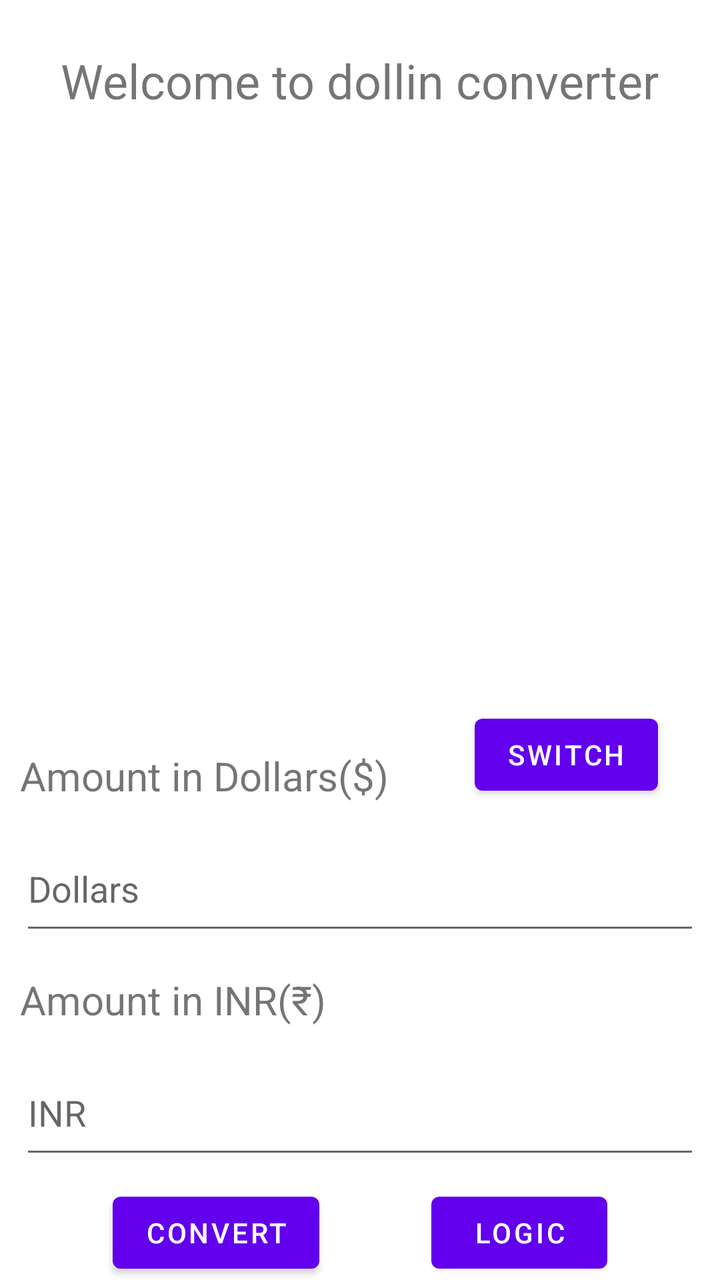
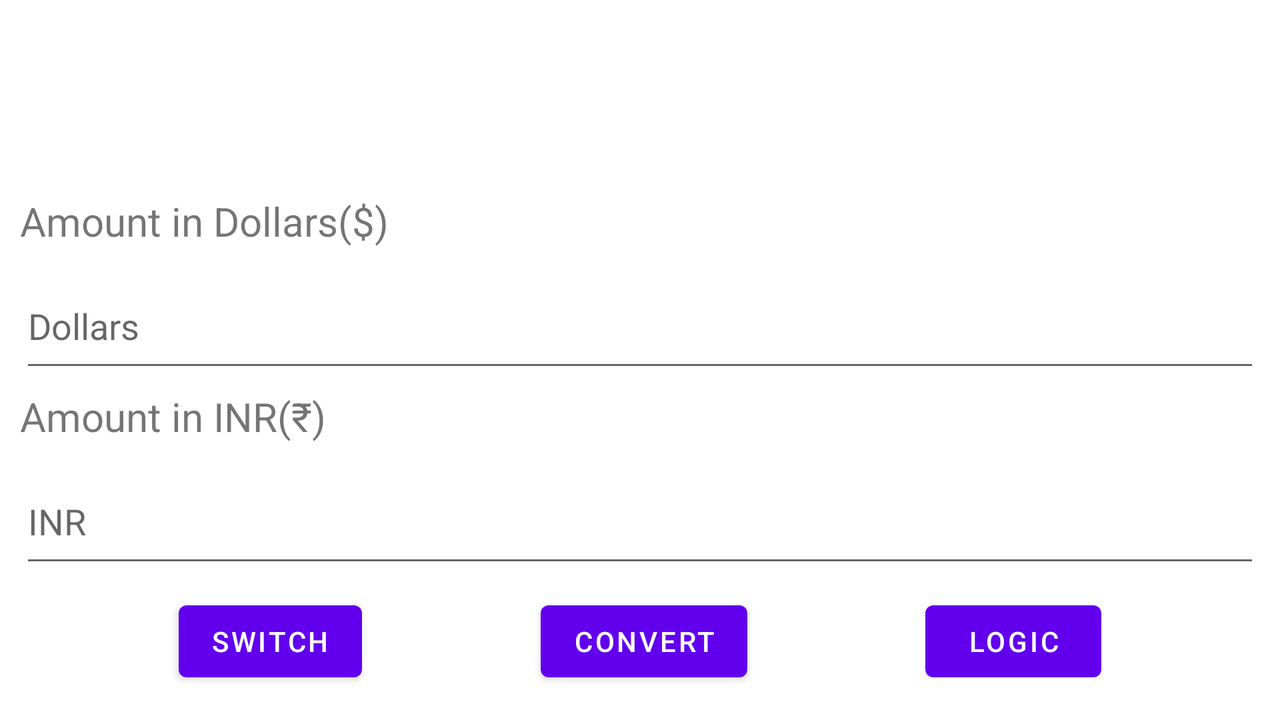

One screen, two layout resources from the same app: the default and the repository's alternative for another configuration. Each is rendered where Android would select it; the XML of both is given below.
<!-- AndroidManifest.xml: application theme Theme.Covertex -->
<!-- res/layout/activity_main.xml -->
<?xml version="1.0" encoding="utf-8"?>
<androidx.constraintlayout.widget.ConstraintLayout xmlns:android="http://schemas.android.com/apk/res/android"
    xmlns:app="http://schemas.android.com/apk/res-auto"
    xmlns:tools="http://schemas.android.com/tools"
    android:layout_width="match_parent"
    android:layout_height="match_parent"
    tools:context=".MainActivity">

    <ImageView
        android:id="@+id/imageView2"
        android:layout_width="wrap_content"
        android:layout_height="275dp"
        app:layout_constraintBottom_toBottomOf="parent"
        app:layout_constraintEnd_toEndOf="parent"
        app:layout_constraintHorizontal_bias="0.5"
        app:layout_constraintStart_toStartOf="parent"
        app:layout_constraintTop_toTopOf="parent"
        app:layout_constraintVertical_bias="0.194"
        app:srcCompat="@drawable/curr" />

    <TextView
        android:id="@+id/textView"
        android:layout_width="wrap_content"
        android:layout_height="wrap_content"
        android:layout_marginTop="24dp"
        android:text="Welcome to dollin converter"
        android:textSize="24sp"
        app:layout_constraintHorizontal_bias="0.495"
        app:layout_constraintLeft_toLeftOf="parent"
        app:layout_constraintRight_toRightOf="parent"
        app:layout_constraintTop_toTopOf="parent" />

    <EditText
        android:id="@+id/amt1"
        android:layout_width="0dp"
        android:layout_height="59dp"
        android:layout_marginStart="10dp"
        android:layout_marginLeft="10dp"
        android:layout_marginTop="12dp"
        android:layout_marginEnd="10dp"
        android:layout_marginRight="10dp"
        android:ems="10"
        android:hint="Dollars"
        android:inputType="numberDecimal"
        app:layout_constraintEnd_toEndOf="parent"
        app:layout_constraintHorizontal_bias="0.0"
        app:layout_constraintStart_toStartOf="parent"
        app:layout_constraintTop_toBottomOf="@+id/textView3"
        tools:ignore="MissingConstraints" />

    <Button
        android:id="@+id/button"
        android:layout_width="wrap_content"
        android:layout_height="wrap_content"
        android:layout_marginTop="8dp"

        android:onClick="btnClick"
        android:text="Convert"
        app:layout_constraintBottom_toBottomOf="parent"
        app:layout_constraintEnd_toStartOf="@+id/print"
        app:layout_constraintHorizontal_bias="0.5"
        app:layout_constraintHorizontal_chainStyle="spread"
        app:layout_constraintStart_toStartOf="parent"
        app:layout_constraintTop_toBottomOf="@+id/amt2"
        tools:ignore="OnClick" />

    <EditText
        android:id="@+id/amt2"
        android:layout_width="0dp"
        android:layout_height="59dp"
        android:layout_marginStart="10dp"
        android:layout_marginLeft="10dp"
        android:layout_marginTop="12dp"
        android:layout_marginEnd="10dp"
        android:layout_marginRight="10dp"
        android:ems="10"
        android:hint="INR"

        android:inputType="numberDecimal"
        app:layout_constraintEnd_toEndOf="parent"
        app:layout_constraintHorizontal_bias="0.0"
        app:layout_constraintStart_toStartOf="parent"
        app:layout_constraintTop_toBottomOf="@+id/textView5" />

    <TextView
        android:id="@+id/textView3"
        android:layout_width="wrap_content"
        android:layout_height="wrap_content"
        android:layout_marginStart="10dp"
        android:layout_marginLeft="10dp"
        android:layout_marginEnd="10dp"
        android:layout_marginRight="10dp"
        android:text="Amount in Dollars($)"
        android:textSize="20sp"
        app:layout_constraintBottom_toBottomOf="parent"
        app:layout_constraintEnd_toEndOf="parent"
        app:layout_constraintHorizontal_bias="0.0"
        app:layout_constraintStart_toStartOf="parent"
        app:layout_constraintTop_toBottomOf="@+id/imageView2"
        app:layout_constraintVertical_bias="0.107" />

    <TextView
        android:id="@+id/textView5"
        android:layout_width="wrap_content"
        android:layout_height="wrap_content"
        android:layout_marginStart="10dp"
        android:layout_marginLeft="10dp"
        android:layout_marginEnd="10dp"
        android:layout_marginRight="10dp"
        android:text="Amount in INR(₹)"
        android:textSize="20sp"
        app:layout_constraintBottom_toBottomOf="parent"
        app:layout_constraintEnd_toEndOf="parent"
        app:layout_constraintHorizontal_bias="0.0"
        app:layout_constraintStart_toStartOf="parent"
        app:layout_constraintTop_toBottomOf="@+id/textView3"
        app:layout_constraintVertical_bias="0.402" />

    <Button
        android:id="@+id/print"
        android:layout_width="wrap_content"
        android:layout_height="wrap_content"
        android:layout_marginTop="8dp"
        android:onClick="print"
        android:text="Logic"
        app:layout_constraintBottom_toBottomOf="parent"
        app:layout_constraintEnd_toEndOf="parent"
        app:layout_constraintHorizontal_bias="0.5"
        app:layout_constraintStart_toEndOf="@+id/button"
        app:layout_constraintTop_toBottomOf="@+id/amt2" />

    <Button
        android:id="@+id/swtch"
        android:layout_width="wrap_content"
        android:layout_height="wrap_content"
        android:onClick="reverse"
        android:text="Switch"
        app:layout_constraintBottom_toBottomOf="@+id/textView3"
        app:layout_constraintEnd_toEndOf="parent"
        app:layout_constraintHorizontal_bias="0.884"
        app:layout_constraintStart_toStartOf="parent"
        app:layout_constraintTop_toTopOf="@+id/textView3"
        app:layout_constraintVertical_bias="1.0"
        tools:ignore="OnClick" />


</androidx.constraintlayout.widget.ConstraintLayout>
<!-- resources referenced by this layout -->
<resources>
  <style name="Theme.Covertex" parent="Theme.MaterialComponents.DayNight.DarkActionBar">
          
          <item name="colorPrimary">@color/purple_500</item>
          <item name="colorPrimaryVariant">@color/purple_700</item>
          <item name="colorOnPrimary">@color/white</item>
          
          <item name="colorSecondary">@color/teal_200</item>
          <item name="colorSecondaryVariant">@color/teal_700</item>
          <item name="colorOnSecondary">@color/black</item>
          
          <item name="android:statusBarColor" tools:targetApi="l">?attr/colorPrimaryVariant</item>
          
      </style>
</resources>
<!-- res/layout-land/activity_main.xml (the repository's variant of the layout above) -->
<!-- drawn on the phone turned sideways -->
<?xml version="1.0" encoding="utf-8"?>
<androidx.constraintlayout.widget.ConstraintLayout xmlns:android="http://schemas.android.com/apk/res/android"
    xmlns:app="http://schemas.android.com/apk/res-auto"
    xmlns:tools="http://schemas.android.com/tools"
    android:layout_width="match_parent"
    android:layout_height="match_parent"
    tools:context=".MainActivity">

    <EditText
        android:id="@+id/amt1"
        android:layout_width="0dp"
        android:layout_height="59dp"
        android:layout_marginStart="10dp"
        android:layout_marginLeft="10dp"
        android:layout_marginTop="8dp"
        android:layout_marginEnd="10dp"
        android:layout_marginRight="10dp"
        android:ems="10"
        android:hint="Dollars"
        android:inputType="textPersonName"
        app:layout_constraintEnd_toEndOf="parent"
        app:layout_constraintHorizontal_bias="0.0"
        app:layout_constraintStart_toStartOf="parent"
        app:layout_constraintTop_toBottomOf="@+id/textView3"
        tools:ignore="MissingConstraints" />

    <Button
        android:id="@+id/button"
        android:layout_width="wrap_content"
        android:layout_height="wrap_content"
        android:layout_marginTop="8dp"

        android:onClick="btnClick"
        android:text="Convert"
        app:layout_constraintBottom_toBottomOf="parent"
        app:layout_constraintEnd_toStartOf="@+id/print"
        app:layout_constraintHorizontal_bias="0.5"
        app:layout_constraintStart_toEndOf="@+id/swtch"
        app:layout_constraintTop_toBottomOf="@+id/amt2"
        app:layout_constraintVertical_bias="0.0"
        tools:ignore="OnClick" />

    <EditText
        android:id="@+id/amt2"
        android:layout_width="0dp"
        android:layout_height="59dp"
        android:layout_marginStart="10dp"
        android:layout_marginLeft="10dp"
        android:layout_marginTop="8dp"
        android:layout_marginEnd="10dp"
        android:layout_marginRight="10dp"
        android:ems="10"
        android:hint="INR"

        android:inputType="textPersonName"
        app:layout_constraintEnd_toEndOf="parent"
        app:layout_constraintHorizontal_bias="0.0"
        app:layout_constraintStart_toStartOf="parent"
        app:layout_constraintTop_toBottomOf="@+id/textView5" />

    <TextView
        android:id="@+id/textView3"
        android:layout_width="wrap_content"
        android:layout_height="wrap_content"
        android:layout_marginStart="10dp"
        android:layout_marginLeft="10dp"
        android:layout_marginEnd="10dp"
        android:layout_marginRight="10dp"
        android:layout_marginBottom="236dp"
        android:text="Amount in Dollars($)"
        android:textSize="20sp"
        app:layout_constraintBottom_toBottomOf="parent"
        app:layout_constraintEnd_toEndOf="parent"
        app:layout_constraintHorizontal_bias="0.0"
        app:layout_constraintStart_toStartOf="parent" />

    <TextView
        android:id="@+id/textView5"
        android:layout_width="wrap_content"
        android:layout_height="wrap_content"
        android:layout_marginStart="10dp"
        android:layout_marginLeft="10dp"
        android:layout_marginEnd="10dp"
        android:layout_marginRight="10dp"
        android:text="Amount in INR(₹)"
        android:textSize="20sp"
        app:layout_constraintBottom_toBottomOf="parent"
        app:layout_constraintEnd_toEndOf="parent"
        app:layout_constraintHorizontal_bias="0.0"
        app:layout_constraintStart_toStartOf="parent"
        app:layout_constraintTop_toBottomOf="@+id/textView3"
        app:layout_constraintVertical_bias="0.338" />

    <Button
        android:id="@+id/print"
        android:layout_width="wrap_content"
        android:layout_height="wrap_content"
        android:layout_marginTop="8dp"
        android:onClick="print"
        android:text="Logic"
        app:layout_constraintBottom_toBottomOf="parent"
        app:layout_constraintEnd_toEndOf="parent"
        app:layout_constraintHorizontal_bias="0.5"
        app:layout_constraintStart_toEndOf="@+id/button"
        app:layout_constraintTop_toBottomOf="@+id/amt2"
        app:layout_constraintVertical_bias="0.0" />

    <Button
        android:id="@+id/swtch"
        android:layout_width="wrap_content"
        android:layout_height="wrap_content"
        android:layout_marginTop="8dp"
        android:onClick="reverse"
        android:text="Switch"
        app:layout_constraintEnd_toStartOf="@+id/button"
        app:layout_constraintHorizontal_bias="0.5"
        app:layout_constraintStart_toStartOf="parent"
        app:layout_constraintTop_toBottomOf="@+id/amt2"
        tools:ignore="OnClick" />

    //imageview, inuput_type, chaining in constraint layout and
    //barrier, groups
    //bias,


</androidx.constraintlayout.widget.ConstraintLayout>
